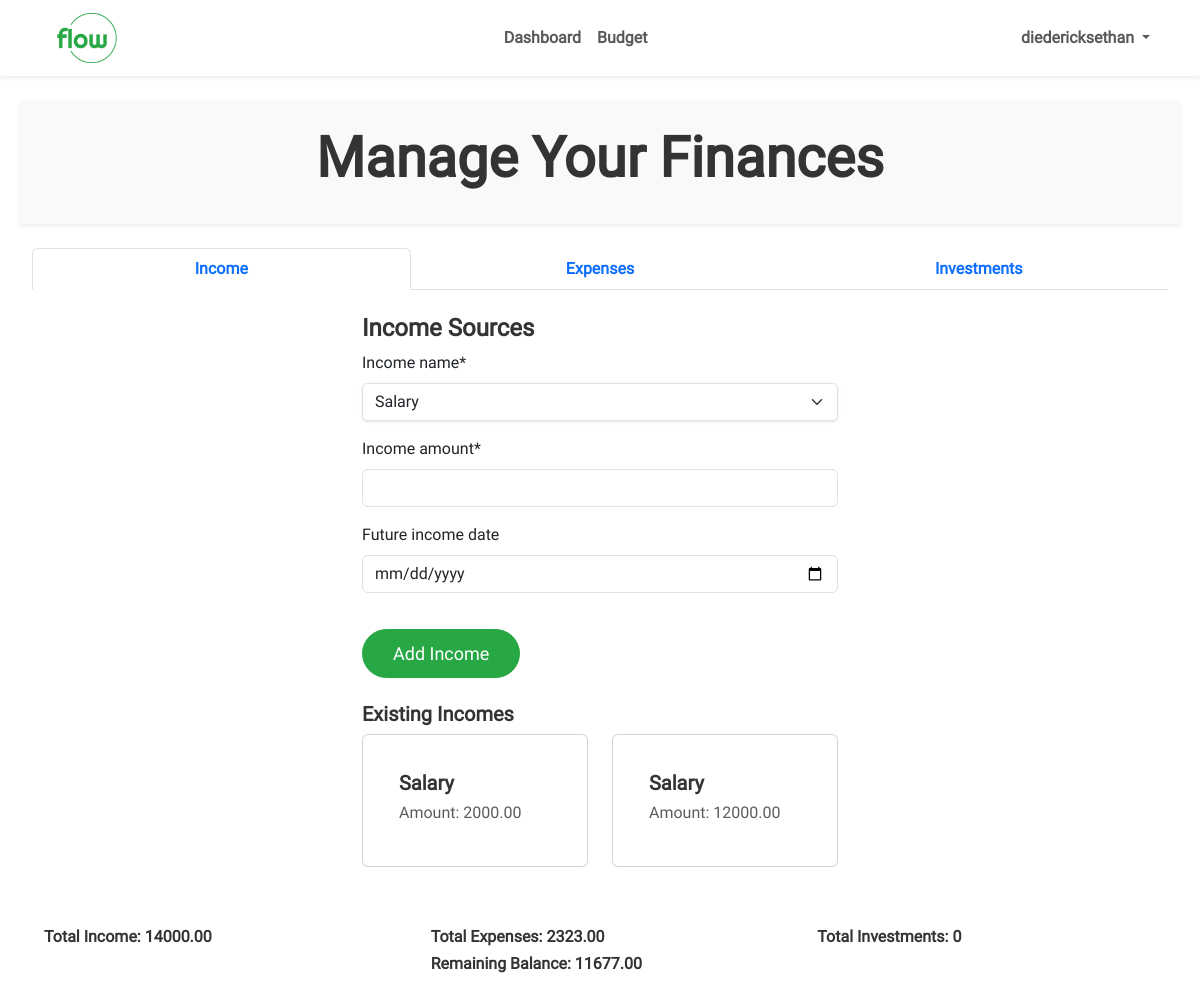
Before: /budget/ (signed in) with the older database file.
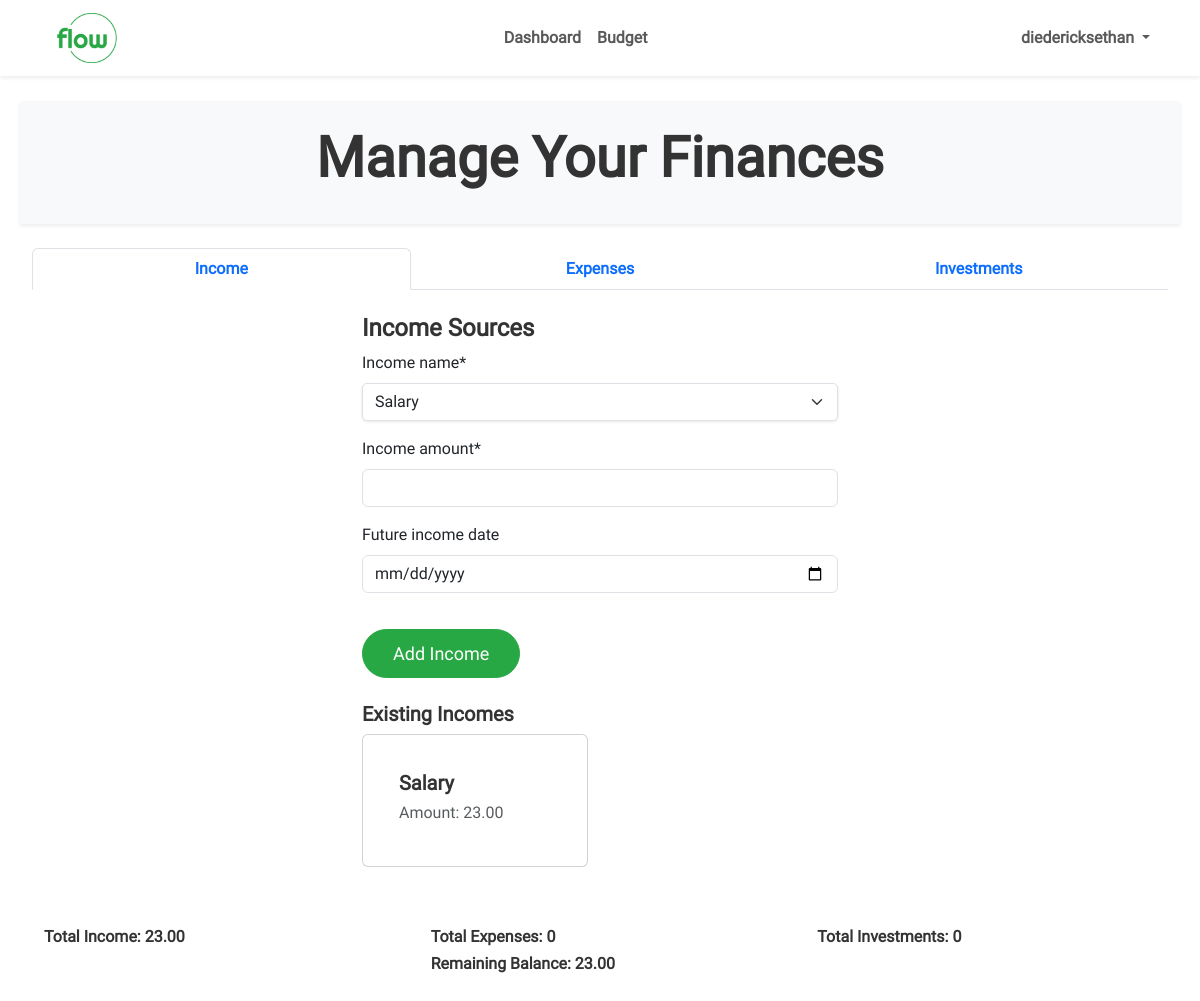
After: the same page with the newer database file.
### budget/models.py (models this page shows, shortened)
class Income(models.Model):
    user = models.ForeignKey(get_user_model(), on_delete=models.CASCADE)
    income_name = models.CharField(max_length=150)
    income_amount = models.DecimalField(max_digits=10, decimal_places=2)
    date_created = models.DateField(auto_now_add=True)
    future_income_date = models.DateField('Future income date', blank=True, null=True)

### budget/views.py (the view, shortened to what this page needs)
# urls.py: path("budget/", views.BudgetView.as_view(), name="budget"),
class BudgetView(LoginRequiredMixin, View):
    template_name = "budget/budget.html"
    income_form_class = IncomeForm
    expense_form_class = ExpenseForm
    investment_form_class = InvestmentForm
    def get_total_amounts(self, user):
        incomes = Income.objects.filter(user=user)
        expenses = Expense.objects.filter(user=user)
        investments = Investment.objects.filter(user=user)
        total_income = sum(income.income_amount for income in incomes)
        total_expenses = sum(expense.expense_amount for expense in expenses)
        total_investments = sum(
            investment.investment_amount for investment in investments
        )
        return (
            total_income,
            total_expenses,
            total_investments,
            incomes,
            expenses,
            investments,
        )
    def get(self, request):
        user = request.user
        (
            total_income,
            total_expenses,
            total_investments,
            incomes,
            expenses,
            investments,
        ) = self.get_total_amounts(user)
        remaining_balance = total_income - total_expenses - total_investments
        income_sources = IncomeSource.objects.filter(user=user)
        income_form = self.income_form_class(user=user)
        income_form.fields["income_name"].queryset = income_sources
        expense_sources = ExpenseSource.objects.filter(user=user)
        expense_form = self.expense_form_class(user=user)
        expense_form.fields["expense_name"].queryset = expense_sources
        investment_sources = InvestmentSource.objects.filter(user=user)
        investment_form = self.investment_form_class(user=user)
        investment_form.fields["investment_name"].queryset = investment_sources
        context = {
            "incomes": incomes,
            "expenses": expenses,
            "investments": investments,
            "income_form": income_form,
            "expense_form": expense_form,
            "investment_form": investment_form,
            "total_income": total_income,
            "total_expenses": total_expenses,
            "total_investments": total_investments,
            "remaining_balance": remaining_balance,
        }
        return render(request, self.template_name, context)

### budget/forms.py
class IncomeForm(forms.ModelForm):
    def __init__(self, *args, **kwargs):
        user = kwargs.pop('user', None)
        super(IncomeForm, self).__init__(*args, **kwargs)
        income_sources = IncomeSource.objects.filter(user=user)
        choices = [(source.id, source.name) for source in income_sources]
        choices.append(('custom', 'Add Custom Income'))  # Add the custom option
        self.fields['income_name'] = forms.ChoiceField(choices=choices)
        self.fields['custom_income'] = forms.CharField(
            label='Custom Income', required=False)  # Make it optional
    class Meta:
        model = Income
        fields = ['income_name', 'income_amount', 'future_income_date']
        widgets = {
            'future_income_date': forms.DateInput(attrs={'type': 'date'}),
            'income_name': forms.Select(),
        }

### budget/templates/budget/budget.html (shortened to what this page needs)
{% extends '_base.html' %}
{% load static %}
{% load crispy_forms_tags %}
{% block content %}
<div class="budget-container">
    <header class="bg-light shadow-sm p-4 ">
        <div class="container-fluid ">
            <h1 class="display-4 text-center">Manage Your Finances</h1>
        </div>
    </header>
    <main class="container-fluid py-4">
        <ul class="nav nav-tabs nav-justified mb-4" id="financialTabs" role="tablist">
            <li class="nav-item">
                <a class="nav-link text-primary active" id="income-tab" data-toggle="tab" href="#income" role="tab" aria-controls="income" aria-selected="true" onclick="activateTab('income')">Income</a>
            </li>
            <li class="nav-item">
                <a class="nav-link text-primary" id="expenses-tab" data-toggle="tab" href="#expenses" role="tab" aria-controls="expenses" aria-selected="false" onclick="activateTab('expenses')">Expenses</a>
            </li>
            <li class="nav-item">
                <a class="nav-link text-primary" id="investments-tab" data-toggle="tab" href="#investments" role="tab" aria-controls="investments" aria-selected="false" onclick="activateTab('investments')">Investments</a>
            </li>
        </ul>
        <div class="tab-content" id="financialTabsContent">
            {% include "budget/income_tab.html" %}
        </div>
        <div class="row">
            <div class="col-md-4 p-4">
                <h4 class="h6">Total Income: {{ total_income }}</h4>
            </div>
            <div class="col-md-4 p-4">
                <h4 class="h6">Total Expenses: {{ total_expenses }}</h4>
                <h4 class="h6">Remaining Balance: {{ remaining_balance }}</h4>
            </div>
            <div class="col-md-4 p-4">
                <h4 class="h6">Total Investments: {{ total_investments }}</h4>
            </div>
        </div>
    </main>
</div>
{% endblock content %}

### budget/templates/budget/income_tab.html (shortened to what this page needs)
{% load crispy_forms_tags %}
<div class="tab-pane fade show active" id="income" role="tabpanel" aria-labelledby="income-tab">
    <div class="container-fluid custom-container mt-4">
        <h2 class="h4">Income Sources</h2>
        <form method="post" id="incomeForm">
            <div class="form-group">
                {{ income_form.income_name|as_crispy_field }}
            </div>
            {{ income_form.income_amount|as_crispy_field }}
            {{ income_form.future_income_date|as_crispy_field }}
            <button type="submit" name="income_submit" class="btn btn-custom">Add Income</button>
        </form>
        <div class="mt-4">
            <h3 class="h5">Existing Incomes</h3>
            <div class="row">
                {% for income in incomes %}
                    <div class="col-md-6 mb-3">
                        <div class="card delete-item" data-item-id="{{ income.id }}" onclick="deleteItem('{{ income.id }}', 'income')">
                            <div class="card-body">
                                <h5 class="h5">{{ income.income_name }}</h5>
                                <p class="text-muted h6">Amount: {{ income.income_amount }}</p>
                            </div>
                        </div>
                    </div>
                {% empty %}
                    <div class="col-md-12" id="existingIncomesContainer">
                        <div class="card text-center p-3">
                            <p class="text-muted mb-0">No existing incomes</p>
                        </div>
                    </div>
                {% endfor %}
            </div>
        </div>
    </div>
</div>

Changed rows visible on the page:
removed Income: income_name "Salary", income_amount "2000.00"
removed Income: income_name "Salary", income_amount "12000.00"
added Income: income_name "Salary", income_amount "23.00"
Other visible differences:
{{ total_income }}: "14000.00" → "23.00"
{{ total_expenses }}: "2323.00" → "0"
{{ remaining_balance }}: "11677.00" → "23.00"
